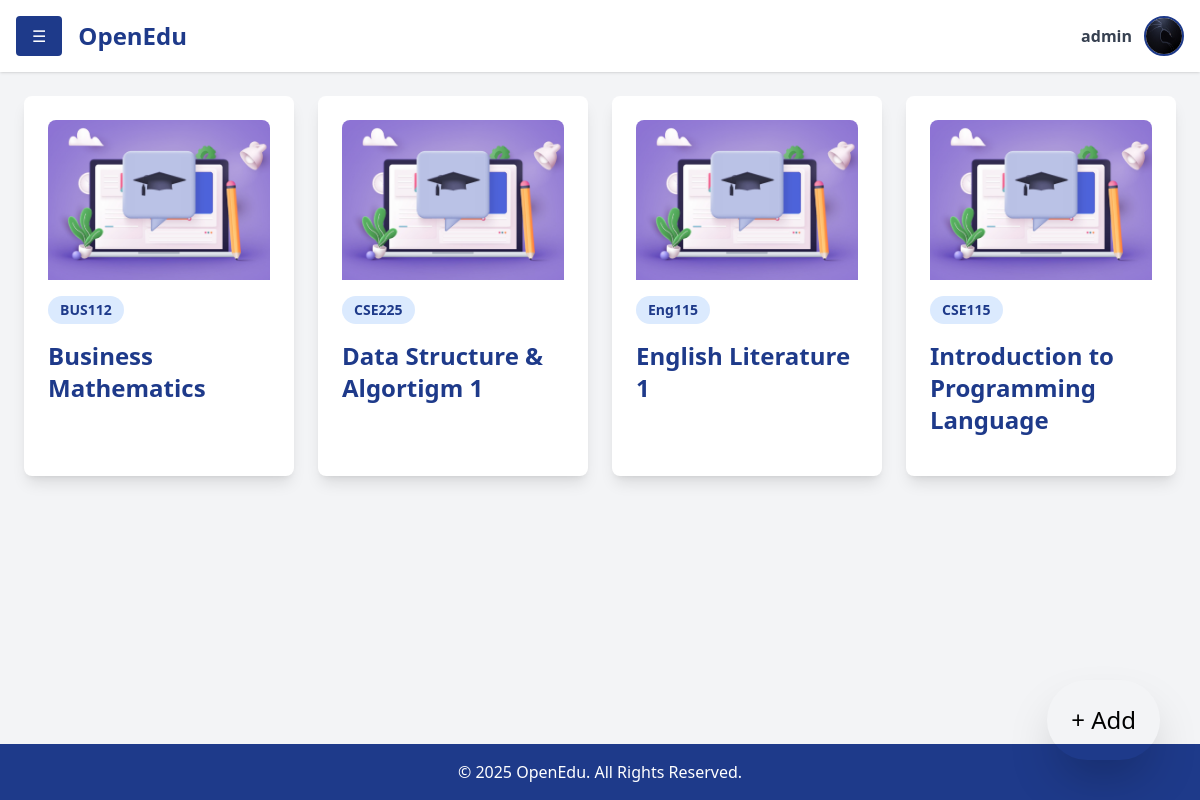
The page /courses (signed in) on the database its author committed.
### accounts/models.py (models this page shows, shortened)
class User(AbstractUser):
    contact = models.CharField(max_length=15, blank=True, null=True)
    profilepicture = models.ImageField(upload_to='images/profilepictures', blank=True, null=True,default='images/profilepictures/rafid1.jpg')
    role=models.TextField(default='user')
    groups = models.ManyToManyField(
        'auth.Group',
        related_name='custom_user_set',
        blank=True
    )
    user_permissions = models.ManyToManyField(
        'auth.Permission',
        related_name='custom_user_permissions_set',
        blank=True
    )

### lms/models.py (models this page shows, shortened)
class Course(models.Model):
    id = models.AutoField(primary_key=True)  # Automatically generates a primary key
    course_code = models.CharField(max_length=6, unique=True)  # Unique course code
    course_name = models.CharField(max_length=50)  # Course name
    course_description = models.TextField(default="This course provides a comprehensive overview of essential topics, methodologies, and concepts. Further details will be provided.)  # Description of the course")
    department = models.ForeignKey(Department, related_name='courses', on_delete=models.CASCADE)  # Foreign key to Department
    image = models.ImageField(upload_to='images/course/', null=True,default='images/course/default.jpg')

### home/views.py (the view)
# urls.py: path('courses', courses, name='courses'),
@login_required
def courses(request):
    courses = Course.objects.all().order_by('course_name')
    context={'name':request.user.username,'courses':courses}
    return render(request,"pages/courses.html",context)

### home/templates/pages/courses.html (shortened to what this page needs)
{% extends 'dashboard.html' %} {%block content %}
<div class="p-6 flex-grow">
  <div
    class="grid grid-cols-1 sm:grid-cols-2 md:grid-cols-3 lg:grid-cols-4 gap-6"
  >
    {% for course in courses %}
    <a
      href="{% url 'course_facs' dept_id=course.department.id course_id=course.id %}"
      class="card bg-white p-6 rounded-lg shadow-lg cursor-pointer hover:shadow-xl transition duration-300 transform hover:scale-105"
    >
      <img
        src="{{course.image.url}}"
        alt="Course Image"
        class="w-full h-40 object-cover rounded-t-lg mb-4"
      />
      <div class="flex items-center mb-4">
        <span
          class="text-sm font-semibold text-blue-900 bg-blue-100 px-3 py-1 rounded-full"
          >{{course.course_code}}</span
        >
      </div>
      <h3 class="text-2xl font-semibold text-blue-900 mb-2">
        {{course.course_name}}
      </h3>
    </a>
    {% endfor %}
  </div>
</div>
{%endblock%}

### home/templates/inc/header.html
<header class="bg-white shadow p-4 flex justify-between items-center">
  <div class="flex items-center space-x-4">
    <button
      onclick="toggleSidebar()"
      class="bg-blue-900 text-white px-4 py-2 rounded"
    >
      ☰
    </button>
    <h1 class="text-2xl font-bold text-blue-900">OpenEdu</h1>
  </div>
  <div class="flex items-center space-x-3">
    <span class="text-gray-700 font-semibold">
      {{ request.user.username }}
    </span>
    <a href="/profile" class="w-10 h-10">
      <img
        src="{{ request.user.profilepicture.url }}"
        alt="Profile"
        class="w-10 h-10 rounded-full border-2 border-blue-900"
      />
    </a>
  </div>
</header>

### home/static/css/dashboard.css (style rules this page uses)
.card { transition: transform 0.3s ease-in-out; }

### rows shown on the page
User: user.username "admin", user.profilepicture (picture)
Course: image (placeholder picture), course_code "BUS112", course_name "Business Mathematics"
Course: image (placeholder picture), course_code "CSE225", course_name "Data Structure & Algortigm 1"
Course: image (placeholder picture), course_code "Eng115", course_name "English Literature 1"
Course: image (placeholder picture), course_code "CSE115", course_name "Introduction to Programming Language"
